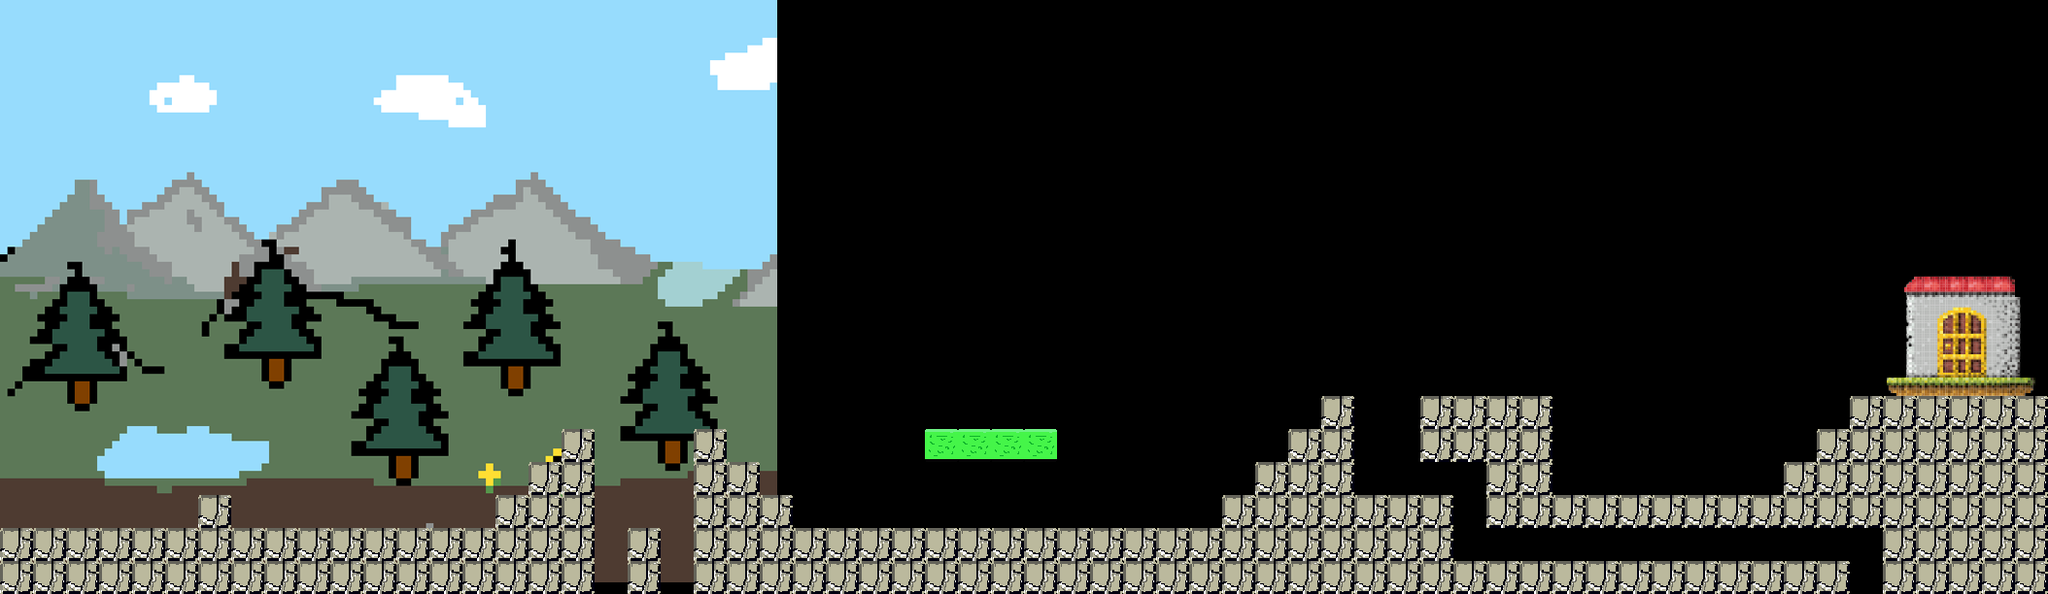

This game map was drawn from its Tiled (.tmx) file and the tilesets committed beside it. A one-line description and the trimmed map source follow:
An orthogonal 62x18 tile map with 34x34 px tiles, 2 tile layers (transparentes, Collision), 4 tilesets, 1 image layer and 52 objects.

<map version="1.0" orientation="orthogonal" renderorder="right-down" width="62" height="18" tilewidth="34" tileheight="34" nextobjectid="177">
 <tileset firstgid="1" name="tiles" tilewidth="34" tileheight="34" tilecount="49" columns="7">
  <image source="../images/tiles.png" width="256" height="256" />
  <tile id="37">
   <properties>
    <property name="Class" value="CoinBlock" />
   </properties>
  </tile>
  <tile id="41">
   <properties>
    <property name="Class" value="Coin" />
   </properties>
  </tile>
 </tileset>
 <tileset firstgid="50" name="goomba" tilewidth="32" tileheight="32" tilecount="12" columns="4">
  <image source="../images/goomba.png" width="128" height="96" />
  <tile id="0">
   <properties>
    <property name="Class" value="Goomba" />
   </properties>
  </tile>
 </tileset>
 <tileset firstgid="62" name="Bloopa" tilewidth="32" tileheight="32" tilecount="3" columns="3">
  <image source="../images/bloopa.png" width="96" height="48" />
  <tile id="0">
   <properties>
    <property name="Class" value="Bloopa" />
   </properties>
  </tile>
 </tileset>
 <tileset firstgid="65" name="castle" tilewidth="34" tileheight="34" tilecount="25" columns="5">
  <image source="../images/castillo.png" width="170" height="170" />
 </tileset>
 <imagelayer name="background">
  <image source="../images/bg.png" width="800" height="600" />
 </imagelayer>
 <objectgroup name="monedas">
  <object id="102" gid="42" x="1054.25" y="408" width="34" height="34" />
  <object id="103" gid="42" x="952" y="408.167" width="34" height="34" />
  <object id="104" gid="42" x="986" y="408" width="34" height="34" />
  <object id="105" gid="42" x="1019.5" y="408" width="34" height="34" />
  <object id="106" gid="42" x="1391" y="494" width="34" height="34" />
  <object id="107" gid="42" x="1394" y="513" width="34" height="34" />
  <object id="108" gid="42" x="1412" y="513" width="34" height="34" />
  <object id="109" gid="42" x="1425" y="503" width="34" height="34" />
  <object id="110" gid="42" x="1433" y="488" width="34" height="34" />
  <object id="111" gid="42" x="1406" y="486" width="34" height="34" />
  <object id="112" gid="42" x="1389" y="473" width="34" height="34" />
  <object id="113" gid="42" x="1412" y="467" width="34" height="34" />
  <object id="114" gid="42" x="1425" y="467" width="34" height="34" />
  <object id="115" gid="42" x="1434" y="458" width="34" height="34" />
  <object id="116" gid="42" x="1404" y="446" width="34" height="34" />
  <object id="117" gid="42" x="1385" y="445" width="34" height="34" />
  <object id="118" gid="42" x="1425" y="443" width="34" height="34" />
  <object id="119" gid="42" x="1431" y="458" width="34" height="34" />
  <object id="120" gid="42" x="1436" y="510" width="34" height="34" />
  <object id="121" gid="42" x="1414" y="500" width="34" height="34" />
  <object id="122" gid="42" x="1414" y="486" width="34" height="34" />
  <object id="123" gid="42" x="1387" y="480" width="34" height="34" />
  <object id="124" gid="42" x="1379" y="509" width="34" height="34" />
  <object id="125" gid="42" x="1397" y="462" width="34" height="34" />
  <object id="126" gid="42" x="1390" y="456" width="34" height="34" />
  <object id="127" gid="42" x="1433" y="444" width="34" height="34" />
  <object id="128" gid="42" x="1416" y="447" width="34" height="34" />
  <object id="150" gid="42" x="1463" y="510" width="34" height="34" />
  <object id="151" gid="42" x="1493" y="509" width="34" height="34" />
  <object id="153" gid="42" x="1496" y="576" width="34" height="34" />
  <object id="157" gid="42" x="1524" y="574" width="34" height="34" />
  <object id="159" gid="42" x="1561" y="574" width="34" height="34" />
  <object id="160" gid="42" x="1603" y="575" width="34" height="34" />
  <object id="162" gid="42" x="1662" y="576" width="34" height="34" />
  <object id="164" gid="42" x="1700" y="577" width="34" height="34" />
  <object id="166" gid="42" x="1737" y="576" width="34" height="34" />
  <object id="168" gid="42" x="1812" y="577" width="34" height="34" />
  <object id="169" gid="42" x="1778" y="574" width="34" height="34" />
  <object id="170" gid="42" x="1842" y="577" width="34" height="34" />
  <object id="174" gid="42" x="1870" y="578" width="34" height="34" />
  <object id="175" gid="42" x="1631" y="576" width="34" height="34" />
  <object id="176" gid="42" x="1496" y="542" width="34" height="34" />
 </objectgroup>
 <objectgroup name="goombas">
  <object id="129" gid="50" x="1601" y="507" width="32" height="32" />
  <object id="130" gid="50" x="1666" y="509" width="32" height="32" />
  <object id="131" gid="50" x="1734" y="509" width="32" height="32" />
  <object id="132" gid="50" x="308" y="543" width="32" height="32" />
 </objectgroup>
 <objectgroup name="Bloopas">
  <object id="100" gid="62" x="646.667" y="544" width="32" height="32" />
  <object id="101" gid="62" x="885.333" y="544" width="32" height="32" />
 </objectgroup>
 <objectgroup name="Blocks">
  <object id="95" gid="38" x="306.273" y="476.091" width="34" height="34" />
  <object id="96" gid="38" x="340.091" y="476.091" width="34" height="34" />
  <object id="97" gid="38" x="374.091" y="476" width="34" height="34" />
  <object id="98" gid="38" x="340.034" y="374.034" width="34" height="34" />
 </objectgroup>
 <layer name="transparentes" width="62" height="18">
  <data>[1116 cells, 23 non-empty, 23 distinct tile ids]</data>
 </layer>
 <layer name="Collision" width="62" height="18">
  <properties>
   <property name="collision" value="true" />
  </properties>
  <data>[1116 cells, 186 non-empty, 4 distinct tile ids]</data>
 </layer>
</map>